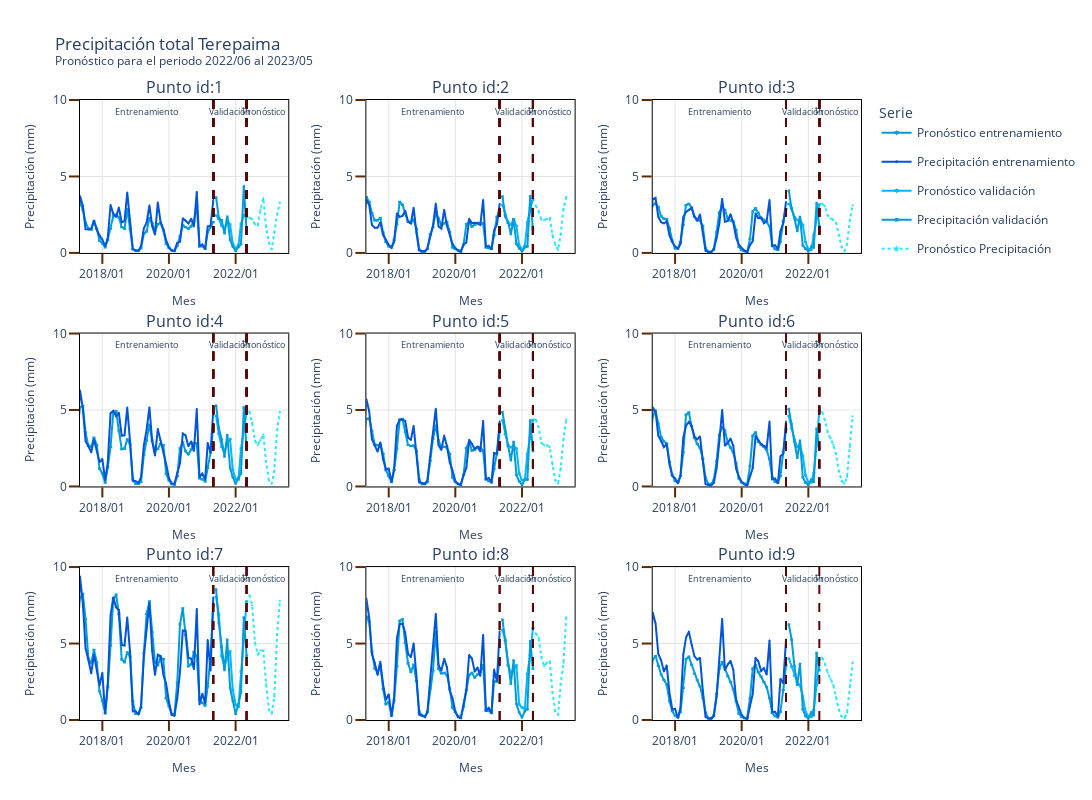

The notebook cell saved with this chart:
### Code cell
rows=3 
cols=3


from plotly.subplots import make_subplots
import plotly.graph_objects as go

column_titles = list(map(lambda x: 'Punto id:' + str(int(x)), precipitacion_pd.sort_values('id_point').id_point.unique().tolist() ))

fig = make_subplots(rows=rows,
                    cols=cols,
                    subplot_titles=column_titles,
                    horizontal_spacing=0.1,
                    vertical_spacing=0.13)


row_order = precipitacion_pd.sort_values('id_point').id_point.unique().reshape(rows,cols).tolist()

for row in range(len(row_order)):

    list_row = row_order[row]
    for col in range(len(list_row)):
        # print(row_order[row][col])

        model_trace(precipitacion_pd.query(f"id_point=={row_order[row][col]}"),
                    row=row+1, col=col+1)
        # print(row)
        # print(col)
    

#------------
# fig['layout']['title']['y']=0.98
# fig['layout']['margin']['t']=100

#------------
annotations_title = fig['layout']['annotations']

y_loc=9
yshift=4
annotations = []

for id_ in precipitacion_pd.sort_values('id_point').id_point.unique().tolist():
    
    xref='x{id_}'.format(id_=str(int(id_)))
    yref='y{id_}'.format(id_=str(int(id_)))
    
    titulo_annotations =  list(filter(lambda x: x.text=='Punto id:{id_}'.format(id_=int(id_)),
                                  annotations_title))[0]

    annotations= annotations+[ dict(font=dict(size=16),
                                    showarrow=titulo_annotations['showarrow'],
                                    text=titulo_annotations['text'],
                                    x=titulo_annotations['x'],
                                    xanchor=titulo_annotations['xanchor'],
                                    xref='paper',#xref,
                                    y=titulo_annotations['y'],
                                    yanchor=titulo_annotations['yanchor'],
                                    yref='paper',#yref
                                    ),
                                dict(
                                    x=precipitacion_pd.query("type=='training'").periodo.max() - pd.DateOffset(months=12*2),
                                    y=y_loc, # annotation point
                                    xref=xref, 
                                    yref=yref, 
                                    text='Entrenamiento',
                                    showarrow=False,
                                    yshift=yshift,
                                    font=dict(size=9)
                                  ),
                                dict(
                                    x=precipitacion_pd.query("type=='test'").periodo.max() - pd.DateOffset(months=6),
                                    y=y_loc, # annotation point
                                    xref=xref, 
                                    yref=yref, 
                                    text='Validación',
                                    showarrow=False,
                                    yshift=yshift,
                                    font=dict(size=9)
                                  ),
                                dict(
                                    x=precipitacion_pd.query("type=='prediction'").periodo.max() - pd.DateOffset(months=6),
                                    y=y_loc, # annotation point
                                    xref=xref, 
                                    yref=yref, 
                                    text='Pronóstico',
                                    showarrow=False,
                                    yshift=yshift,
                                    font=dict(size=9)
                                  )
                                    ]

fig['layout']['annotations'] = annotations

        
#------------       
fig.update_xaxes(tickformat="%Y/%m",showline=True, linewidth=1, linecolor='black', gridcolor='#E4E4E4',mirror=True,
                 ticks="outside", tickwidth=2, tickcolor='#5C2B05', ticklen=10)
fig.update_yaxes(showline=True, linewidth=1, linecolor='black', gridcolor='#E4E4E4',mirror=True,
                 ticks="outside", tickwidth=2, tickcolor='#5C2B05', ticklen=10)   

#------------
fig.update_layout( height=800,
                   width=1500,
                   #showlegend = True,
                   font = dict(size = 12),
                   template='plotly_white',
                   title_text="""Precipitación total Terepaima
                        <br><sup>Pronóstico para el periodo {date_init} al {date_fin}</sup>
                        """.format(date_init=str(precipitacion_pd.query("type=='prediction'").periodo.min().strftime('%Y/%m')),
                                   date_fin=str(precipitacion_pd.query("type=='prediction'").periodo.max().strftime('%Y/%m'))),
                  legend_title_text='Serie',
                  legend_title = dict( font = dict(size = 14)),
                   uniformtext_minsize=8,
                   uniformtext_mode='hide',
                   legend = dict(
                                # #orientation="h",
                                # yanchor="bottom",
                                # y=1.05,
                                # xanchor="right",
                                # x=1,
                                # font_size=14
                            )
                 )

fig.write_image(f'./{park}/figures/narx_precipitacion_terepaima.png')
fig.show()
